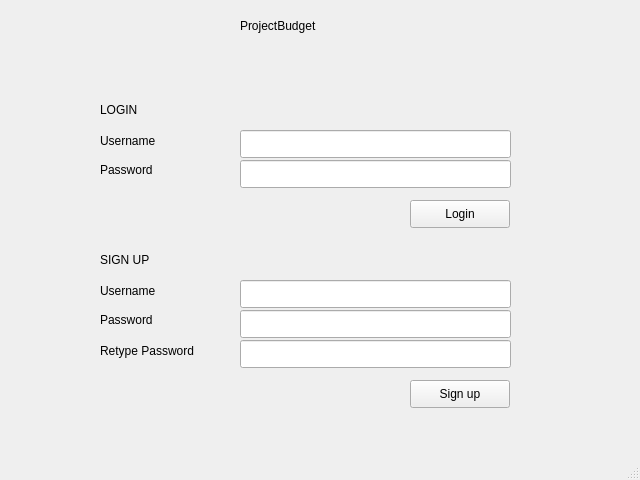
<?xml version="1.0" encoding="UTF-8"?>
<ui version="4.0">
 <class>MainWindow</class>
 <widget class="QMainWindow" name="MainWindow">
  <property name="geometry">
   <rect>
    <x>0</x>
    <y>0</y>
    <width>640</width>
    <height>480</height>
   </rect>
  </property>
  <property name="sizePolicy">
   <sizepolicy hsizetype="Fixed" vsizetype="Fixed">
    <horstretch>0</horstretch>
    <verstretch>0</verstretch>
   </sizepolicy>
  </property>
  <property name="minimumSize">
   <size>
    <width>640</width>
    <height>480</height>
   </size>
  </property>
  <property name="maximumSize">
   <size>
    <width>640</width>
    <height>480</height>
   </size>
  </property>
  <property name="windowTitle">
   <string>MainWindow</string>
  </property>
  <widget class="QWidget" name="centralwidget">
   <widget class="QLabel" name="label_title">
    <property name="geometry">
     <rect>
      <x>240</x>
      <y>10</y>
      <width>131</width>
      <height>31</height>
     </rect>
    </property>
    <property name="text">
     <string>ProjectBudget</string>
    </property>
   </widget>
   <widget class="QLabel" name="label_login_username">
    <property name="geometry">
     <rect>
      <x>100</x>
      <y>130</y>
      <width>91</width>
      <height>21</height>
     </rect>
    </property>
    <property name="text">
     <string>Username</string>
    </property>
   </widget>
   <widget class="QLabel" name="label_login_pass">
    <property name="geometry">
     <rect>
      <x>100</x>
      <y>160</y>
      <width>76</width>
      <height>20</height>
     </rect>
    </property>
    <property name="text">
     <string>Password</string>
    </property>
   </widget>
   <widget class="QLabel" name="label_login">
    <property name="geometry">
     <rect>
      <x>100</x>
      <y>100</y>
      <width>76</width>
      <height>20</height>
     </rect>
    </property>
    <property name="text">
     <string>LOGIN</string>
    </property>
   </widget>
   <widget class="QLabel" name="label_signup">
    <property name="geometry">
     <rect>
      <x>100</x>
      <y>250</y>
      <width>76</width>
      <height>20</height>
     </rect>
    </property>
    <property name="text">
     <string>SIGN UP</string>
    </property>
   </widget>
   <widget class="QLabel" name="label_signup_username">
    <property name="geometry">
     <rect>
      <x>100</x>
      <y>280</y>
      <width>91</width>
      <height>21</height>
     </rect>
    </property>
    <property name="text">
     <string>Username</string>
    </property>
   </widget>
   <widget class="QLabel" name="label_signup_pass1">
    <property name="geometry">
     <rect>
      <x>100</x>
      <y>310</y>
      <width>76</width>
      <height>20</height>
     </rect>
    </property>
    <property name="text">
     <string>Password</string>
    </property>
   </widget>
   <widget class="QLabel" name="label_signup_pass2">
    <property name="geometry">
     <rect>
      <x>100</x>
      <y>340</y>
      <width>141</width>
      <height>21</height>
     </rect>
    </property>
    <property name="text">
     <string>Retype Password</string>
    </property>
   </widget>
   <widget class="QLineEdit" name="lineedit_login_username">
    <property name="geometry">
     <rect>
      <x>240</x>
      <y>130</y>
      <width>271</width>
      <height>28</height>
     </rect>
    </property>
   </widget>
   <widget class="QLineEdit" name="lineedit_login_pass">
    <property name="geometry">
     <rect>
      <x>240</x>
      <y>160</y>
      <width>271</width>
      <height>28</height>
     </rect>
    </property>
   </widget>
   <widget class="QLineEdit" name="lineedit_signup_username">
    <property name="geometry">
     <rect>
      <x>240</x>
      <y>280</y>
      <width>271</width>
      <height>28</height>
     </rect>
    </property>
   </widget>
   <widget class="QLineEdit" name="lineedit_signup_pass1">
    <property name="geometry">
     <rect>
      <x>240</x>
      <y>310</y>
      <width>271</width>
      <height>28</height>
     </rect>
    </property>
   </widget>
   <widget class="QLineEdit" name="lineedit_signup_pass2">
    <property name="geometry">
     <rect>
      <x>240</x>
      <y>340</y>
      <width>271</width>
      <height>28</height>
     </rect>
    </property>
   </widget>
   <widget class="QPushButton" name="button_login">
    <property name="geometry">
     <rect>
      <x>410</x>
      <y>200</y>
      <width>100</width>
      <height>28</height>
     </rect>
    </property>
    <property name="text">
     <string>Login</string>
    </property>
   </widget>
   <widget class="QPushButton" name="button_signup">
    <property name="geometry">
     <rect>
      <x>410</x>
      <y>380</y>
      <width>100</width>
      <height>28</height>
     </rect>
    </property>
    <property name="text">
     <string>Sign up</string>
    </property>
   </widget>
  </widget>
  <widget class="QStatusBar" name="statusbar"/>
 </widget>
 <resources/>
 <connections/>
</ui>
